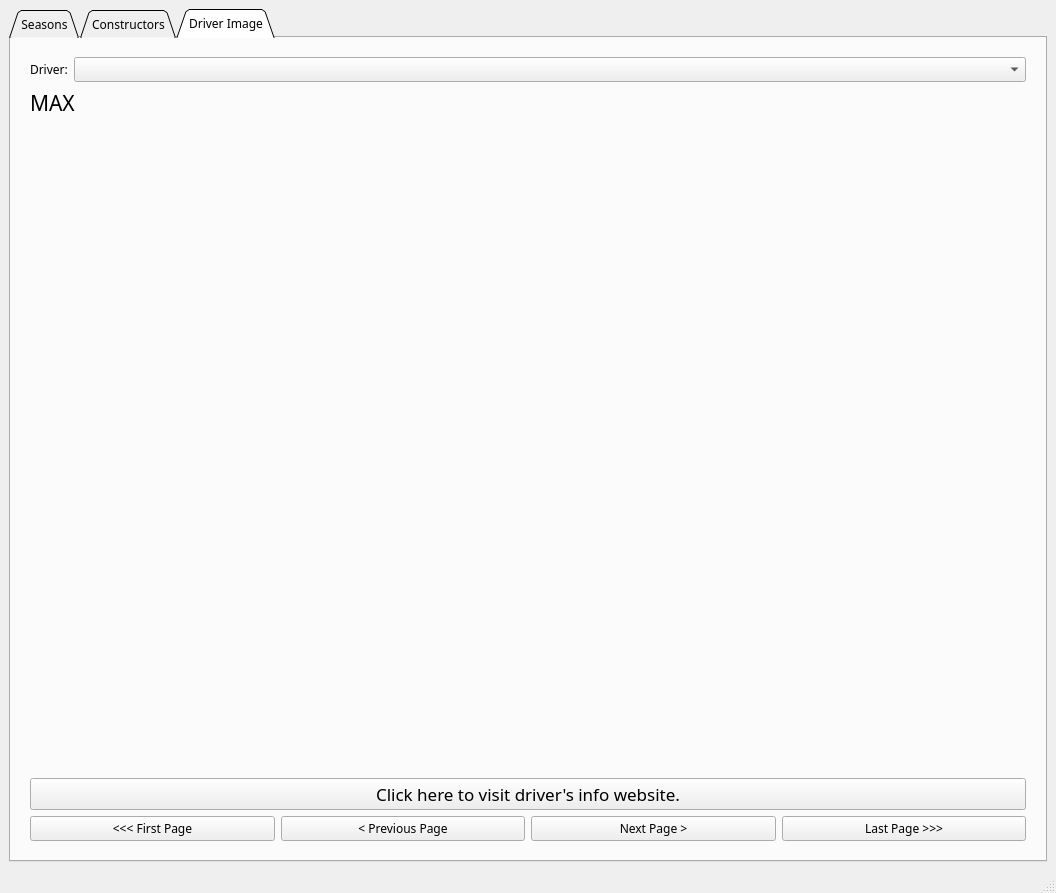
<?xml version="1.0" encoding="UTF-8"?>
<ui version="4.0">
 <class>MainWindow</class>
 <widget class="QMainWindow" name="MainWindow">
  <property name="geometry">
   <rect>
    <x>0</x>
    <y>0</y>
    <width>1056</width>
    <height>893</height>
   </rect>
  </property>
  <property name="windowTitle">
   <string>MainWindow</string>
  </property>
  <widget class="QWidget" name="centralwidget">
   <layout class="QHBoxLayout" name="horizontalLayout_10">
    <item>
     <widget class="QTabWidget" name="tabWidget">
      <property name="font">
       <font>
        <family>.SF NS Mono</family>
       </font>
      </property>
      <property name="tabShape">
       <enum>QTabWidget::Triangular</enum>
      </property>
      <property name="currentIndex">
       <number>2</number>
      </property>
      <property name="usesScrollButtons">
       <bool>true</bool>
      </property>
      <widget class="QWidget" name="Seasons">
       <attribute name="title">
        <string>Seasons</string>
       </attribute>
       <layout class="QHBoxLayout" name="horizontalLayout_9">
        <item>
         <layout class="QHBoxLayout" name="horizontalLayout_8" stretch="1,5">
          <item>
           <layout class="QVBoxLayout" name="verticalLayout_2" stretch="5,10,2,5">
            <item>
             <spacer name="verticalSpacer_2">
              <property name="orientation">
               <enum>Qt::Vertical</enum>
              </property>
              <property name="sizeHint" stdset="0">
               <size>
                <width>194</width>
                <height>13</height>
               </size>
              </property>
             </spacer>
            </item>
            <item>
             <widget class="QLabel" name="F1_icon">
              <property name="maximumSize">
               <size>
                <width>16777197</width>
                <height>16777203</height>
               </size>
              </property>
              <property name="text">
               <string/>
              </property>
              <property name="pixmap">
               <pixmap>../images/F1_icon.png</pixmap>
              </property>
              <property name="alignment">
               <set>Qt::AlignCenter</set>
              </property>
             </widget>
            </item>
            <item>
             <layout class="QHBoxLayout" name="horizontalLayout_2">
              <item>
               <layout class="QVBoxLayout" name="verticalLayout">
                <item>
                 <layout class="QHBoxLayout" name="horizontalLayout" stretch="1,3,0">
                  <item>
                   <widget class="QLabel" name="season_driver_label">
                    <property name="font">
                     <font>
                      <family>.SF NS Mono</family>
                     </font>
                    </property>
                    <property name="text">
                     <string>Driver:</string>
                    </property>
                   </widget>
                  </item>
                  <item>
                   <widget class="QComboBox" name="season_comboBox"/>
                  </item>
                  <item>
                   <widget class="QPushButton" name="go_button">
                    <property name="font">
                     <font>
                      <family>.SF NS Mono</family>
                     </font>
                    </property>
                    <property name="text">
                     <string>Go</string>
                    </property>
                   </widget>
                  </item>
                 </layout>
                </item>
                <item>
                 <layout class="QHBoxLayout" name="horizontalLayout_5">
                  <item>
                   <widget class="QLabel" name="label_5">
                    <property name="text">
                     <string>Current Constructor: </string>
                    </property>
                   </widget>
                  </item>
                  <item>
                   <widget class="QLabel" name="current_constructor">
                    <property name="text">
                     <string>TextLabel</string>
                    </property>
                   </widget>
                  </item>
                 </layout>
                </item>
               </layout>
              </item>
             </layout>
            </item>
            <item>
             <spacer name="verticalSpacer">
              <property name="orientation">
               <enum>Qt::Vertical</enum>
              </property>
              <property name="sizeHint" stdset="0">
               <size>
                <width>20</width>
                <height>40</height>
               </size>
              </property>
             </spacer>
            </item>
           </layout>
          </item>
          <item>
           <layout class="QVBoxLayout" name="verticalLayout_3" stretch="1,10">
            <property name="leftMargin">
             <number>10</number>
            </property>
            <property name="topMargin">
             <number>10</number>
            </property>
            <property name="rightMargin">
             <number>10</number>
            </property>
            <property name="bottomMargin">
             <number>10</number>
            </property>
            <item>
             <widget class="QLabel" name="label">
              <property name="font">
               <font>
                <family>.SF NS Mono</family>
                <pointsize>16</pointsize>
                <weight>75</weight>
                <italic>true</italic>
                <bold>true</bold>
               </font>
              </property>
              <property name="text">
               <string>Formula 1 Driver Points in 2018-2022</string>
              </property>
              <property name="alignment">
               <set>Qt::AlignCenter</set>
              </property>
             </widget>
            </item>
            <item>
             <widget class="PlotWidget" name="seasonWidget"/>
            </item>
           </layout>
          </item>
         </layout>
        </item>
       </layout>
      </widget>
      <widget class="QWidget" name="Constructors">
       <attribute name="title">
        <string>Constructors</string>
       </attribute>
       <layout class="QVBoxLayout" name="verticalLayout_7">
        <item>
         <layout class="QHBoxLayout" name="horizontalLayout_7" stretch="3,8">
          <property name="leftMargin">
           <number>10</number>
          </property>
          <property name="topMargin">
           <number>10</number>
          </property>
          <property name="rightMargin">
           <number>10</number>
          </property>
          <property name="bottomMargin">
           <number>10</number>
          </property>
          <item>
           <layout class="QVBoxLayout" name="verticalLayout_6" stretch="1,10">
            <property name="leftMargin">
             <number>10</number>
            </property>
            <property name="topMargin">
             <number>10</number>
            </property>
            <property name="rightMargin">
             <number>10</number>
            </property>
            <property name="bottomMargin">
             <number>10</number>
            </property>
            <item>
             <layout class="QHBoxLayout" name="horizontalLayout_6" stretch="1,5">
              <item>
               <widget class="QLabel" name="label_4">
                <property name="font">
                 <font>
                  <family>.SF NS Mono</family>
                 </font>
                </property>
                <property name="text">
                 <string>Year:</string>
                </property>
               </widget>
              </item>
              <item>
               <widget class="QComboBox" name="year_comboBox">
                <property name="currentText">
                 <string/>
                </property>
                <property name="currentIndex">
                 <number>-1</number>
                </property>
                <property name="maxVisibleItems">
                 <number>10</number>
                </property>
                <property name="minimumContentsLength">
                 <number>1</number>
                </property>
               </widget>
              </item>
             </layout>
            </item>
            <item>
             <widget class="QTableView" name="tableView">
              <property name="layoutDirection">
               <enum>Qt::LeftToRight</enum>
              </property>
              <property name="editTriggers">
               <set>QAbstractItemView::NoEditTriggers</set>
              </property>
              <property name="alternatingRowColors">
               <bool>true</bool>
              </property>
              <property name="sortingEnabled">
               <bool>true</bool>
              </property>
              <attribute name="horizontalHeaderShowSortIndicator" stdset="0">
               <bool>true</bool>
              </attribute>
              <attribute name="verticalHeaderShowSortIndicator" stdset="0">
               <bool>false</bool>
              </attribute>
             </widget>
            </item>
           </layout>
          </item>
          <item>
           <layout class="QVBoxLayout" name="verticalLayout_5" stretch="1,10">
            <property name="leftMargin">
             <number>10</number>
            </property>
            <property name="topMargin">
             <number>10</number>
            </property>
            <property name="rightMargin">
             <number>10</number>
            </property>
            <property name="bottomMargin">
             <number>10</number>
            </property>
            <item>
             <widget class="QLabel" name="label_2">
              <property name="font">
               <font>
                <family>.SF NS Mono</family>
                <pointsize>16</pointsize>
                <weight>75</weight>
                <italic>true</italic>
                <bold>true</bold>
               </font>
              </property>
              <property name="text">
               <string>Point Distribution</string>
              </property>
             </widget>
            </item>
            <item>
             <widget class="PlotWidget" name="constructorsWidget">
              <property name="frameShadow">
               <enum>QFrame::Plain</enum>
              </property>
              <property name="interactive">
               <bool>false</bool>
              </property>
              <property name="renderHints">
               <set>QPainter::SmoothPixmapTransform|QPainter::TextAntialiasing</set>
              </property>
             </widget>
            </item>
           </layout>
          </item>
         </layout>
        </item>
       </layout>
      </widget>
      <widget class="QWidget" name="driver_image">
       <attribute name="title">
        <string>Driver Image</string>
       </attribute>
       <layout class="QHBoxLayout" name="horizontalLayout_11">
        <item>
         <layout class="QVBoxLayout" name="verticalLayout_8">
          <property name="leftMargin">
           <number>10</number>
          </property>
          <property name="topMargin">
           <number>10</number>
          </property>
          <property name="rightMargin">
           <number>10</number>
          </property>
          <property name="bottomMargin">
           <number>10</number>
          </property>
          <item>
           <layout class="QHBoxLayout" name="horizontalLayout_4" stretch="0,3">
            <item>
             <widget class="QLabel" name="label_3">
              <property name="font">
               <font>
                <family>.SF NS Mono</family>
               </font>
              </property>
              <property name="text">
               <string>Driver:</string>
              </property>
             </widget>
            </item>
            <item>
             <widget class="QComboBox" name="driver_comboBox">
              <property name="font">
               <font>
                <family>.SF NS Mono</family>
               </font>
              </property>
              <property name="editable">
               <bool>false</bool>
              </property>
              <property name="currentIndex">
               <number>-1</number>
              </property>
              <property name="frame">
               <bool>true</bool>
              </property>
             </widget>
            </item>
           </layout>
          </item>
          <item>
           <layout class="QVBoxLayout" name="verticalLayout_4" stretch="0,4,3,3">
            <item>
             <widget class="QLabel" name="label_cap">
              <property name="font">
               <font>
                <family>.SF NS Mono</family>
                <pointsize>16</pointsize>
               </font>
              </property>
              <property name="text">
               <string>MAX</string>
              </property>
             </widget>
            </item>
            <item>
             <widget class="QLabel" name="image_label">
              <property name="layoutDirection">
               <enum>Qt::LeftToRight</enum>
              </property>
              <property name="text">
               <string/>
              </property>
              <property name="pixmap">
               <pixmap>../images/F1_driver/MAX.png</pixmap>
              </property>
              <property name="scaledContents">
               <bool>false</bool>
              </property>
              <property name="alignment">
               <set>Qt::AlignCenter</set>
              </property>
              <property name="wordWrap">
               <bool>false</bool>
              </property>
              <property name="indent">
               <number>-2</number>
              </property>
             </widget>
            </item>
            <item>
             <widget class="QPushButton" name="url_btn">
              <property name="font">
               <font>
                <family>.SF NS Mono</family>
                <pointsize>13</pointsize>
               </font>
              </property>
              <property name="text">
               <string>Click here to visit driver's info website.</string>
              </property>
             </widget>
            </item>
            <item>
             <layout class="QHBoxLayout" name="horizontalLayout_3">
              <item>
               <widget class="QPushButton" name="first_page">
                <property name="font">
                 <font>
                  <family>.SF NS Mono</family>
                 </font>
                </property>
                <property name="text">
                 <string>&lt;&lt;&lt; First Page</string>
                </property>
               </widget>
              </item>
              <item>
               <widget class="QPushButton" name="previous_page">
                <property name="font">
                 <font>
                  <family>.SF NS Mono</family>
                 </font>
                </property>
                <property name="text">
                 <string>&lt; Previous Page</string>
                </property>
               </widget>
              </item>
              <item>
               <widget class="QPushButton" name="next_page">
                <property name="font">
                 <font>
                  <family>.SF NS Mono</family>
                 </font>
                </property>
                <property name="text">
                 <string>Next Page &gt;</string>
                </property>
               </widget>
              </item>
              <item>
               <widget class="QPushButton" name="last_page">
                <property name="font">
                 <font>
                  <family>.SF NS Mono</family>
                 </font>
                </property>
                <property name="text">
                 <string>Last Page &gt;&gt;&gt;</string>
                </property>
               </widget>
              </item>
             </layout>
            </item>
           </layout>
          </item>
         </layout>
        </item>
       </layout>
      </widget>
     </widget>
    </item>
   </layout>
  </widget>
  <widget class="QMenuBar" name="menubar">
   <property name="geometry">
    <rect>
     <x>0</x>
     <y>0</y>
     <width>1056</width>
     <height>22</height>
    </rect>
   </property>
  </widget>
  <widget class="QStatusBar" name="statusbar"/>
 </widget>
 <customwidgets>
  <customwidget>
   <class>PlotWidget</class>
   <extends>QGraphicsView</extends>
   <header>pyqtgraph</header>
  </customwidget>
 </customwidgets>
 <resources/>
 <connections/>
</ui>
